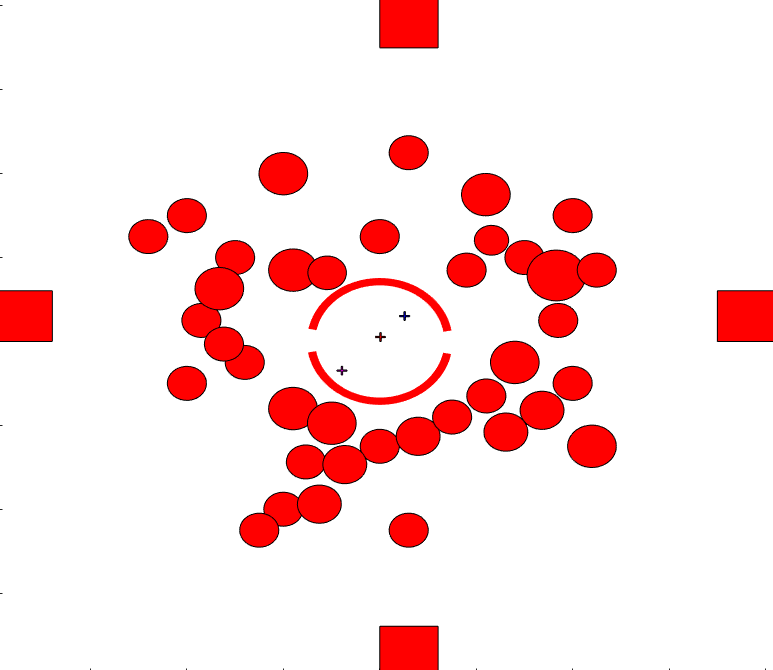
%> input picture Path Planning/Surrounding.PNG, 773 x 670 px
$ octave path_optimal.m   (GNU Octave 9; MATLAB toolbox functions it lacks are replaced by stand-ins)
%> lines starting %> are read from the running program, lines starting %| are printed output that depends on the picture; in (x1, y1, x2, y2) boxes, pixels count from 0 and x2, y2 are one past the last pixel; in counts of white or black regions, pixels touching at a corner belong together; the program's own positions count from 1
image = imread('Surrounding.png');
%> image is the input picture: size 670x773x3 uint8; mean R, G, B 252.5, 224.6, 224.6
grayimage = rgb2gray(image);
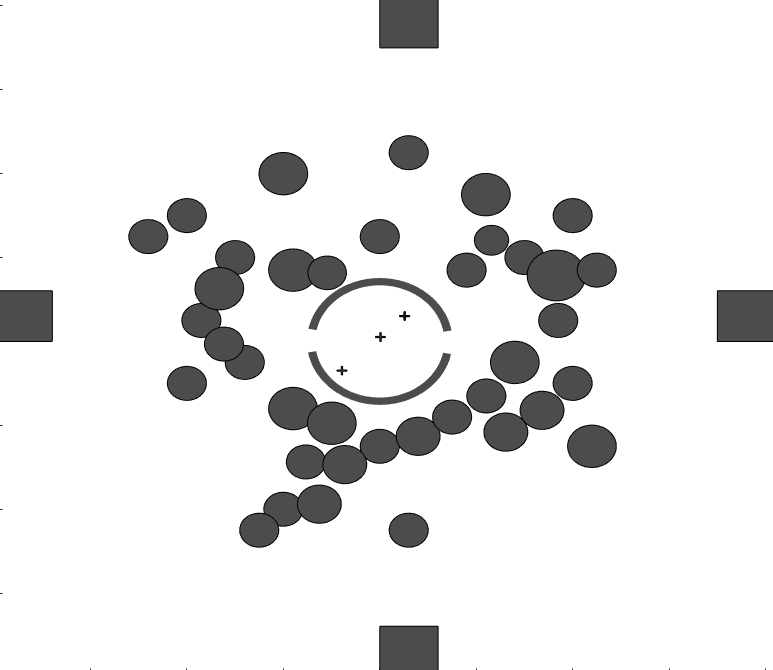
%> grayimage: size 670x773 uint8; min 0, max 255, mean 232.9
bwimage = grayimage < 100;
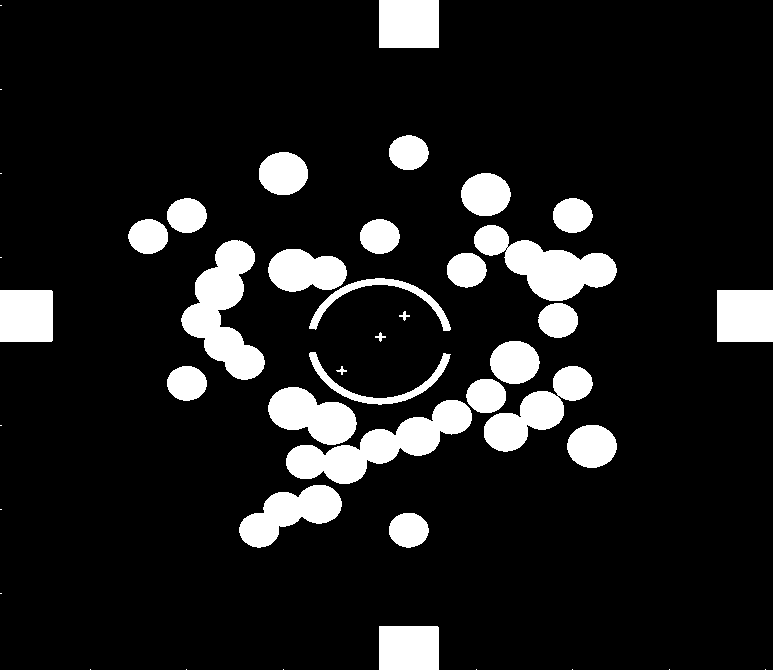
%> bwimage: size 670x773 logical; 11.8% white; 44 white regions (14 under 20 px), largest, box (x1, y1, x2, y2) and area: (286, 400, 472, 484) 5935, (181, 240, 265, 380) 5709, (474, 225, 617, 301) 5065
%> (the run ends here)
